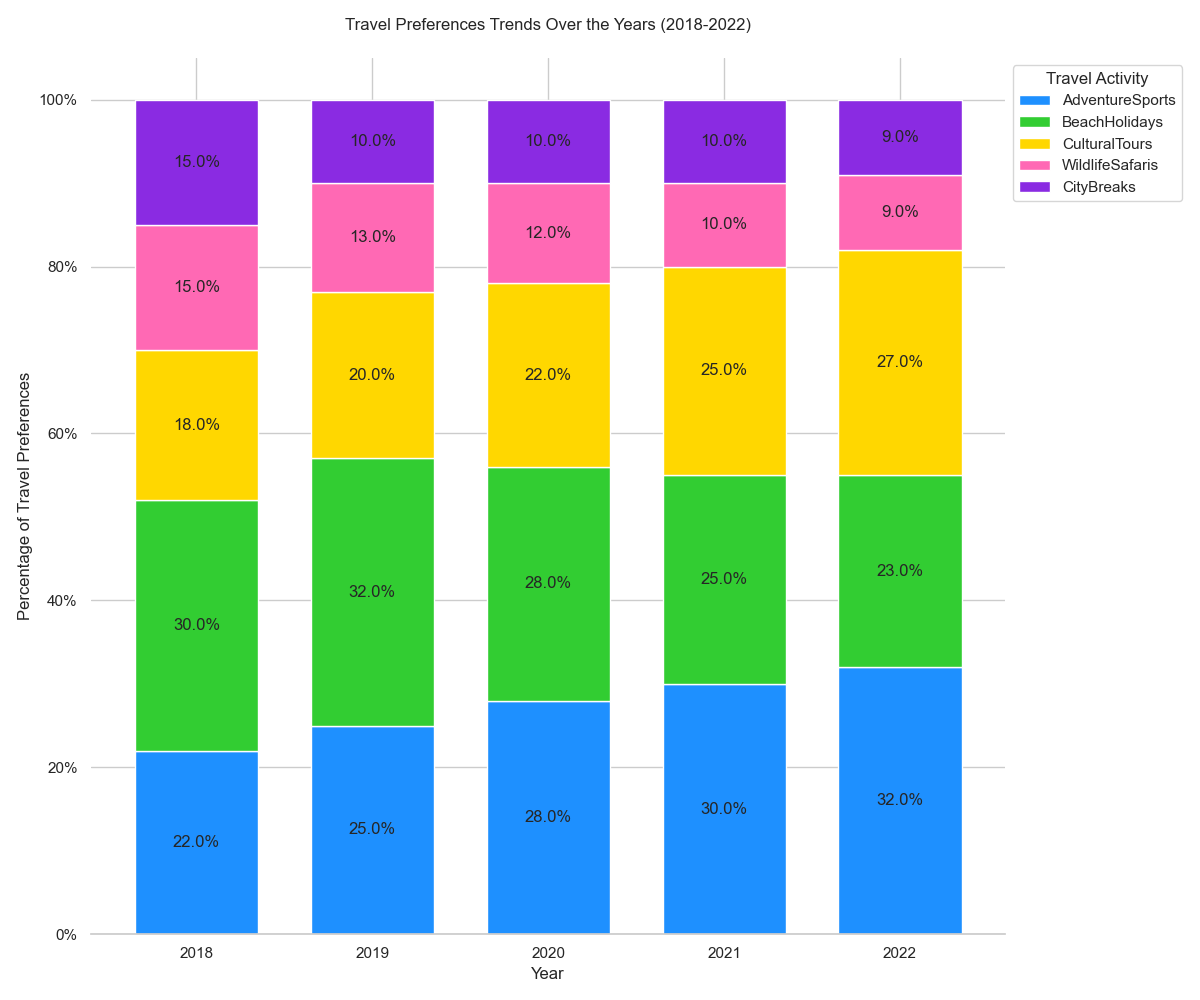

Python code for this plot:

import pandas as pd
import seaborn as sns
import matplotlib.pyplot as plt
from matplotlib.ticker import FixedFormatter

# Creating the dataframe
data = {
    'Year': ['2018', '2019', '2020', '2021', '2022'],
    'AdventureSports': [22, 25, 28, 30, 32],
    'BeachHolidays': [30, 32, 28, 25, 23],
    'CulturalTours': [18, 20, 22, 25, 27],
    'WildlifeSafaris': [15, 13, 12, 10, 9],
    'CityBreaks': [15, 10, 10, 10, 9]
}
df = pd.DataFrame(data)
df.set_index('Year', inplace=True)

# Convert to percentages
df_percentage = df.div(df.sum(axis=1), axis=0) * 100

# Starting the stackplot
fig, ax = plt.subplots(figsize=(12, 10))
df_percentage.plot(kind='bar', stacked=True, width=0.7, color=['#1E90FF', '#32CD32', '#FFD700', '#FF69B4', '#8A2BE2'], ax=ax)

# Adding the percentage labels on each bar
for c in ax.containers:
    labels = [f'{w:.1f}%' for w in c.datavalues]
    ax.bar_label(c, labels=labels, label_type='center')

ax.set_ylabel('Percentage of Travel Preferences')
ax.set_xlabel('Year')
ax.set_title('Travel Preferences Trends Over the Years (2018-2022)', pad=20)
ax.yaxis.set_major_formatter(FixedFormatter(['0%', '20%', '40%', '60%', '80%', '100%']))

plt.xticks(rotation=0)
plt.legend(title='Travel Activity', loc='upper left', bbox_to_anchor=(1, 1))
sns.despine(left=True)

plt.tight_layout()
plt.show()
